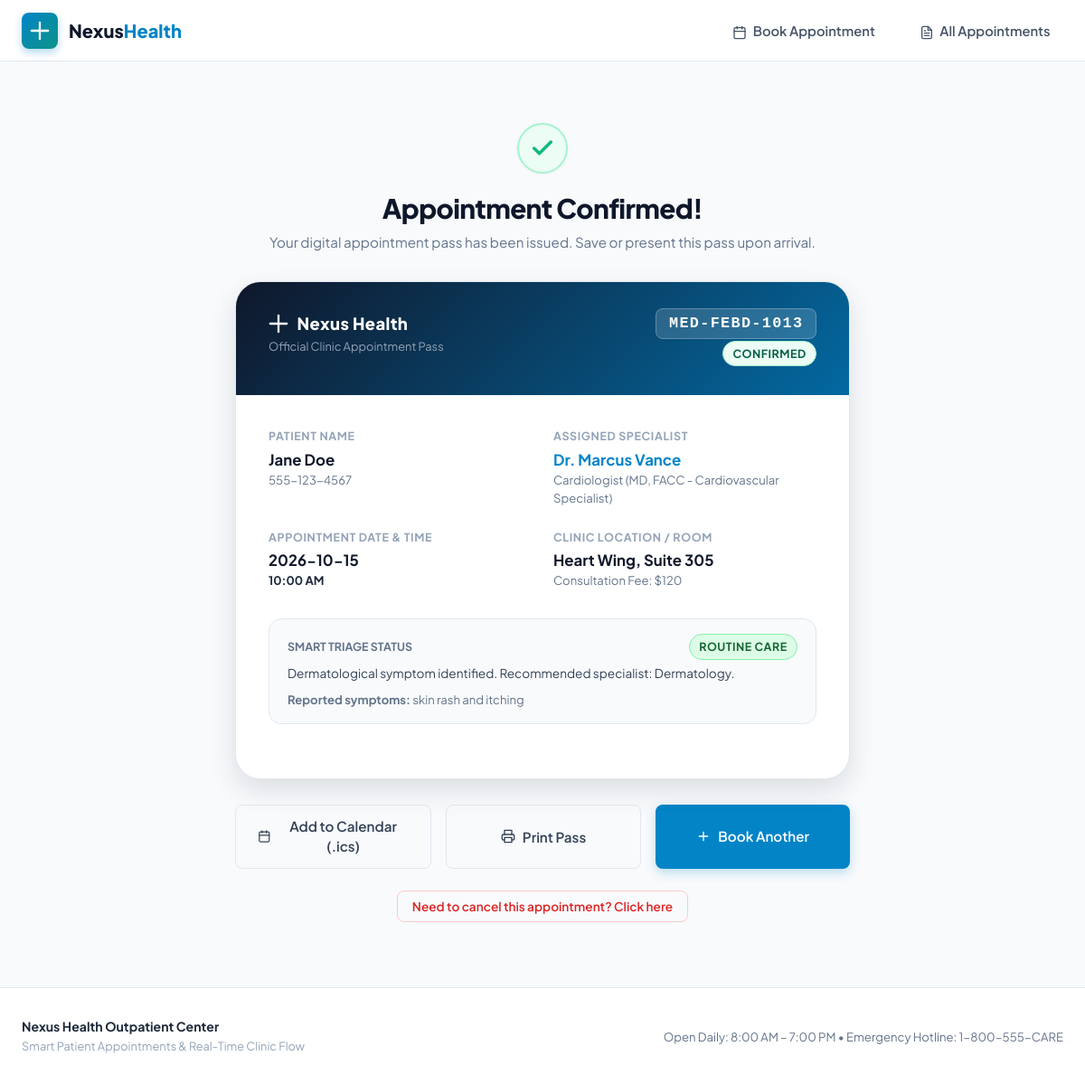
The app's page /pass/MED-FEBD-1013 with its own data.
### tables this page shows
CREATE TABLE appointments (
                id INTEGER PRIMARY KEY AUTOINCREMENT,
                booking_ref TEXT UNIQUE NOT NULL,
                patient_name TEXT NOT NULL,
                patient_email TEXT NOT NULL,
                patient_phone TEXT NOT NULL,
                doctor_id INTEGER NOT NULL,
                appointment_date TEXT NOT NULL,
                time_slot TEXT NOT NULL,
                symptoms TEXT,
                triage_level TEXT DEFAULT 'Routine',
                triage_badge TEXT DEFAULT 'badge-routine',
                triage_notes TEXT,
                status TEXT DEFAULT 'Confirmed',
                created_at TIMESTAMP DEFAULT CURRENT_TIMESTAMP,
                FOREIGN KEY (doctor_id) REFERENCES doctors(id)
            );

CREATE TABLE doctors (
                id INTEGER PRIMARY KEY AUTOINCREMENT,
                name TEXT NOT NULL,
                specialty TEXT NOT NULL,
                qualification TEXT NOT NULL,
                room_number TEXT NOT NULL,
                consultation_fee INTEGER NOT NULL,
                avatar_color TEXT NOT NULL,
                bio TEXT,
                experience_years INTEGER DEFAULT 10
            );

### app.py (the view)
@app.route("/pass/<booking_ref>")
def view_pass(booking_ref):
    with get_db() as conn:
        cursor = conn.cursor()
        cursor.execute("""
            SELECT a.*, d.name as doctor_name, d.specialty, d.qualification, d.room_number, d.consultation_fee
            FROM appointments a
            JOIN doctors d ON a.doctor_id = d.id
            WHERE a.booking_ref = ?
        """, (booking_ref,))
        appointment = cursor.fetchone()
    if not appointment:
        flash("Appointment not found or expired.", "danger")
        return redirect(url_for("index"))
    return render_template("pass.html", appointment=appointment)

### app.py (called while the page is built)
def get_db():
    conn = sqlite3.connect(DB_PATH)
    conn.row_factory = sqlite3.Row
    return conn

### templates/pass.html (shortened to what this page needs)
{% extends "base.html" %}
{% block content %}
<div class="pass-container">
  <div style="text-align: center; margin-bottom: 2rem;">
    <div style="width: 56px; height: 56px; background: #ecfdf5; color: #10b981; border-radius: 50%; display: flex; align-items: center; justify-content: center; margin: 0 auto 1rem; box-shadow: var(--shadow-sm); border: 2px solid #a7f3d0;">
      <svg width="28" height="28" viewBox="0 0 24 24" fill="none" stroke="currentColor" stroke-width="3" stroke-linecap="round" stroke-linejoin="round">
        <polyline points="20 6 9 17 4 12"></polyline>
      </svg>
    </div>
    <h1 style="font-size: 1.85rem; font-weight: 800; color: var(--slate-900);">Appointment Confirmed!</h1>
    <p style="color: var(--slate-500); font-size: 0.95rem; margin-top: 0.25rem;">
      Your digital appointment pass has been issued. Save or present this pass upon arrival.
    </p>
  </div>
  <div class="digital-pass">
    <div class="pass-header">
      <div>
        <div class="pass-brand">
          <svg width="22" height="22" viewBox="0 0 24 24" fill="none" stroke="currentColor" stroke-width="2.5" stroke-linecap="round" stroke-linejoin="round">
            <path d="M12 2v20M2 12h20"></path>
          </svg>
          <span>Nexus Health</span>
        </div>
        <p style="font-size: 0.8rem; color: #94a3b8; margin-top: 2px;">Official Clinic Appointment Pass</p>
      </div>
      <div style="text-align: right;">
        <span class="pass-ref-tag">{{ appointment.booking_ref }}</span>
        <div style="margin-top: 6px;">
          <span class="badge badge-{{ appointment.status.lower() }}">{{ appointment.status }}</span>
        </div>
      </div>
    </div>
    <div class="pass-body">
      <div class="pass-grid-info">
        <div>
          <div class="pass-field-label">Patient Name</div>
          <div class="pass-field-val">{{ appointment.patient_name }}</div>
          <div class="pass-field-sub">{{ appointment.patient_phone }}</div>
        </div>
        <div>
          <div class="pass-field-label">Assigned Specialist</div>
          <div class="pass-field-val" style="color: var(--primary);">{{ appointment.doctor_name }}</div>
          <div class="pass-field-sub">{{ appointment.specialty }} ({{ appointment.qualification }})</div>
        </div>
        <div>
          <div class="pass-field-label">Appointment Date & Time</div>
          <div class="pass-field-val">{{ appointment.appointment_date }}</div>
          <div class="pass-field-sub" style="font-weight: 700; color: var(--slate-800);">{{ appointment.time_slot }}</div>
        </div>
        <div>
          <div class="pass-field-label">Clinic Location / Room</div>
          <div class="pass-field-val">{{ appointment.room_number }}</div>
          <div class="pass-field-sub">Consultation Fee: ${{ appointment.consultation_fee }}</div>
        </div>
      </div>
      <div style="background: var(--slate-50); border: 1px solid var(--slate-200); border-radius: var(--radius-md); padding: 1rem 1.25rem; margin-bottom: 1.5rem;">
        <div style="display: flex; justify-content: space-between; align-items: center; margin-bottom: 0.35rem;">
          <span style="font-size: 0.78rem; font-weight: 700; text-transform: uppercase; color: var(--slate-500);">Smart Triage Status</span>
          <span class="badge {{ appointment.triage_badge }}">{{ appointment.triage_level }}</span>
        </div>
        <p style="font-size: 0.85rem; color: var(--slate-700); margin: 0;">
          {{ appointment.triage_notes or 'Standard consultation protocol.' }}
        </p>
        {% if appointment.symptoms %}
        <div style="margin-top: 0.5rem; font-size: 0.82rem; color: var(--slate-500);">
          <strong>Reported symptoms:</strong> {{ appointment.symptoms }}
        </div>
        {% endif %}
      </div>
    </div>
  </div>
  <div class="pass-actions-bar">
    <a href="{{ url_for('download_ics', booking_ref=appointment.booking_ref) }}" class="btn btn-outline" style="flex: 1;" id="downloadIcsBtn">
      Add to Calendar (.ics)
    </a>
    <button type="button" class="btn btn-outline" style="flex: 1;" onclick="window.print()" id="printPassBtn">
      Print Pass
    </button>
    <a href="{{ url_for('index') }}" class="btn btn-primary" style="flex: 1;" id="bookAnotherBtn">
      <svg width="16" height="16" viewBox="0 0 24 24" fill="none" stroke="currentColor" stroke-width="2" stroke-linecap="round" stroke-linejoin="round">
        <line x1="12" y1="5" x2="12" y2="19"></line>
        <line x1="5" y1="12" x2="19" y2="12"></line>
      </svg>
      Book Another
    </a>
  </div>
  {% if appointment.status == 'Confirmed' %}
  <div style="text-align: center; margin-top: 1.5rem;">
    <form action="{{ url_for('cancel_appointment', app_id=appointment.id) }}" method="POST" onsubmit="return confirm('Are you sure you want to cancel this appointment?');" style="display: inline;">
      <button type="submit" class="btn btn-danger-outline" style="font-size: 0.85rem; padding: 0.5rem 1rem;">
        Need to cancel this appointment? Click here
      </button>
    </form>
  </div>
  {% endif %}
</div>
{% endblock %}

### static/css/style.css (style rules this page uses)
:root { --primary: #0284c7; --primary-hover: #0369a1; --primary-light: #e0f2fe; --teal: #0d9488; --teal-light: #ccfbf1; --emerald: #10b981; --slate-900: #0f172a; --slate-800: #1e293b; --slate-700: #334155; --slate-600: #475569; --slate-500: #64748b; --slate-400: #94a3b8; --slate-200: #e2e8f0; --slate-100: #f1f5f9; --slate-50: #f8fafc; --white: #ffffff; --urgent-bg: #fee2e2; --urgent-text: #991b1b; --urgent-border: #fca5a5; --priority-bg: #fef3c7; --priority-text: #92400e; --priority-border: #fcd34d; --routine-bg: #dcfce7; --routine-text: #166534; --routine-border: #86efac; --radius-sm: 8px; --radius-md: 14px; --radius-lg: 20px; --radius-xl: 28px; --shadow-sm: 0 1px 3px rgba(15, 23, 42, 0.05); --shadow-md: 0 4px 14px rgba(15, 23, 42, 0.08); --shadow-lg: 0 12px 30px rgba(15, 23, 42, 0.12); --shadow-glow: 0 8px 24px rgba(2, 132, 199, 0.2); --transition: all 0.22s cubic-bezier(0.16, 1, 0.3, 1); }
*, *::before, *::after { box-sizing: border-box; margin: 0; padding: 0; }
body { font-family: 'Plus Jakarta Sans', -apple-system, BlinkMacSystemFont, 'Segoe UI', Roboto, sans-serif; background-color: var(--slate-50); color: var(--slate-800); line-height: 1.5; min-height: 100vh; display: flex; flex-direction: column; }
h1, h2, h3, h4, h5 { color: var(--slate-900); font-weight: 700; letter-spacing: -0.02em; }
a { color: var(--primary); text-decoration: none; transition: var(--transition); }
.btn { display: inline-flex; align-items: center; justify-content: center; gap: 0.5rem; font-weight: 600; font-size: 0.95rem; padding: 0.75rem 1.5rem; border-radius: var(--radius-sm); border: none; cursor: pointer; transition: var(--transition); text-align: center; font-family: inherit; }
.btn-primary { background: var(--primary); color: var(--white); box-shadow: 0 4px 12px rgba(2, 132, 199, 0.25); }
.btn-outline { background: transparent; border: 1.5px solid var(--slate-200); color: var(--slate-700); }
.btn-danger-outline { background: transparent; border: 1.5px solid #fecaca; color: #dc2626; }
.badge { display: inline-flex; align-items: center; gap: 0.35rem; padding: 0.25rem 0.65rem; border-radius: 999px; font-size: 0.78rem; font-weight: 700; text-transform: uppercase; letter-spacing: 0.04em; }
.badge-routine { background: var(--routine-bg); color: var(--routine-text); border: 1px solid var(--routine-border); }
.badge-confirmed { background: #ecfdf5; color: #065f46; border: 1px solid #a7f3d0; }
.pass-container { max-width: 680px; margin: 1.5rem auto; }
.digital-pass { background: var(--white); border-radius: var(--radius-xl); border: 1.5px solid var(--slate-200); box-shadow: var(--shadow-lg); overflow: hidden; position: relative; }
.pass-header { background: linear-gradient(135deg, #0f172a, #0369a1); color: var(--white); padding: 2rem 2.25rem; display: flex; justify-content: space-between; align-items: flex-start; }
.pass-brand { display: flex; align-items: center; gap: 0.6rem; font-size: 1.15rem; font-weight: 800; letter-spacing: 0.02em; }
.pass-ref-tag { background: rgba(255, 255, 255, 0.15); backdrop-filter: blur(8px); padding: 0.4rem 0.85rem; border-radius: var(--radius-sm); font-family: monospace; font-size: 1.05rem; font-weight: 700; border: 1px solid rgba(255, 255, 255, 0.25); letter-spacing: 0.08em; }
.pass-body { padding: 2.25rem; }
.pass-grid-info { display: grid; grid-template-columns: 1fr 1fr; gap: 1.5rem; margin-bottom: 2rem; }
.pass-field-label { font-size: 0.78rem; font-weight: 700; color: var(--slate-400); text-transform: uppercase; letter-spacing: 0.05em; margin-bottom: 0.25rem; }
.pass-field-val { font-size: 1.05rem; font-weight: 700; color: var(--slate-900); }
.pass-field-sub { font-size: 0.82rem; color: var(--slate-500); }
.pass-actions-bar { display: flex; gap: 1rem; margin-top: 1.75rem; }

### records on screen
appointments: booking_ref "MED-FEBD-1013", status "CONFIRMED", patient_name "Jane Doe", patient_phone "555-123-4567", appointment_date "2026-10-15", time_slot "10:00 AM", triage_level "ROUTINE CARE", triage_notes "Dermatological symptom identified. Recommended specialist: Dermatology.", symptoms "skin rash and itching"
doctors: doctor_name "Dr. Marcus Vance", specialty "Cardiologist", qualification "MD, FACC - Cardiovascular Specialist", room_number "Heart Wing, Suite 305", consultation_fee "120"
